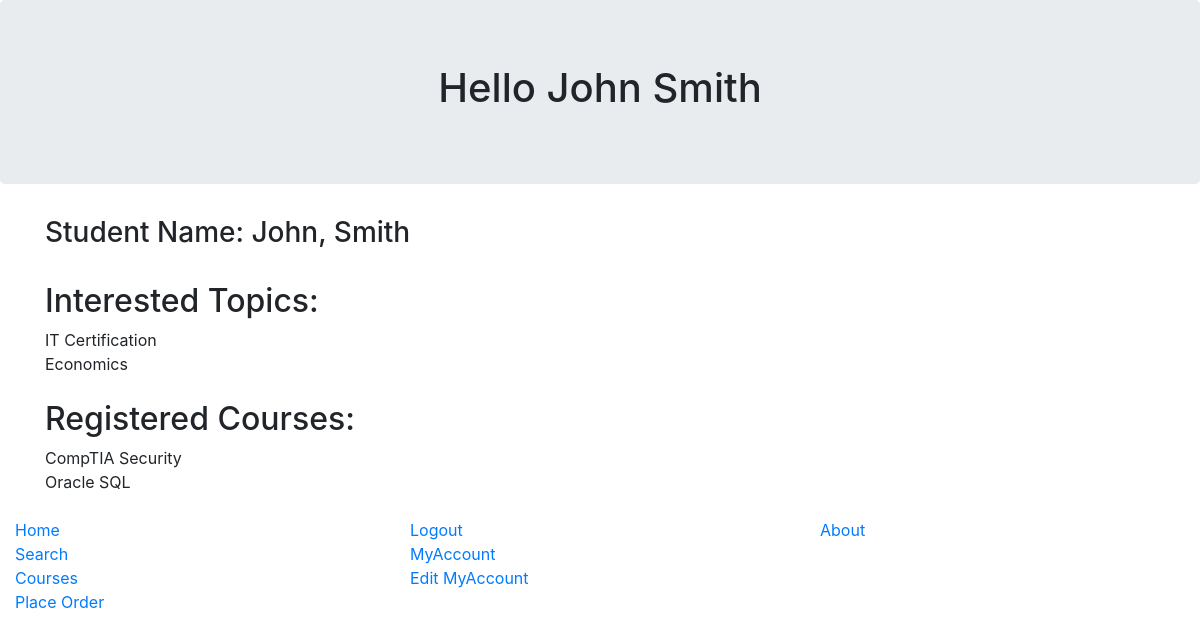
The app's page /myapp/myaccount/ (signed in) with its own data.
### polls/models.py (models this page shows, shortened)
class Topic(models.Model):
    name = models.CharField(max_length=200)
    length = models.BigIntegerField(default=12)

class Course(models.Model):
    title = models.CharField(max_length=200)
    topic = models.ForeignKey(Topic, related_name='courses', on_delete=models.CASCADE)
    price = models.DecimalField(max_digits=10, decimal_places=2)
    hours = models.BigIntegerField(default=0)
    for_everyone = models.BooleanField(default=True)
    description = models.TextField(blank=True)
    num_reviews = models.PositiveIntegerField(default=0)

### polls/views.py (the view)
# urls.py: path('myaccount/', views.myaccount, name='myaccount'),
@login_required
def myaccount(request):
    student = Student.objects.filter(username=request.user).first()
    return render(request, 'registration/myaccount.html', { 'student': student })

### templates/registration/myaccount.html (shortened to what this page needs)
{% extends 'base.html' %}
{% block body_block %}
    {% if student %}
        <div>
        <h3>Student Name: {{ user.first_name }}, {{ user.last_name }}</h3>
        <br>
            <h2>Interested Topics:</h2>
        <ul>
        {% for topic in student.interested_in.all %}
            <li>
                {{ topic.name }}
            </li>
        {% endfor %}
        </ul>
        <br>
        <h2>Registered Courses:</h2>
        <ul>
        {% for course in student.registered_courses.all %}
            <li>
                {{ course.title }}
            </li>
        {% endfor %}
        </ul>
        </div>
    {% else %}
        <div><p>You are not a registered student!</p></div>
    {% endif %}
{% endblock %}

### templates/base.html (shortened to what this page needs)
<!DOCTYPE html>
{% load static %}
<html>
<head>
<link rel="stylesheet" href="https://stackpath.bootstrapcdn.com/bootstrap/4.1.3/css/bootstrap.min.css">
<link rel="stylesheet" type="text/css" href="{%  static 'myapp/style.css' %}" />
</head>
<body>
    <div class="jumbotron text-center">
        <h1>
            {% block myhdg %}Hello
                {% if user.is_authenticated %}
                    {{ user.first_name }} {{ user.last_name }}
                {% else %}
                    Anonymous User
                {% endif %}
            {% endblock %}
        </h1>
    </div>
    <div class="container">
        {% block body_block %}*** {% endblock %}
    </div>
    <footer class="page-footer font-small blue pt-4">
        <div class="row">
        <div class="col-md-4">
            <div class="col-md-4"><a href = "{% url 'polls:index' %}">Home</a></div>
            <div class="col-md-4"><a href = "{% url 'polls:findcourses' %}">Search Courses</a></div>
            <div class="col-md-4"><a href="{% url 'polls:placeorder' %}">Place Order</a></div>
        </div>
        <div class="col-md-4">
            {% if user.is_authenticated %}
                <div><a href="{% url 'polls:user_logout' %}">Logout</a></div>
                <div><a href="{% url 'polls:myaccount' %}">MyAccount</a></div>
                <div><a href="{% url 'polls:edit_myaccount' %}">Edit MyAccount</a></div>
            {% else %}
                <div><a href="{% url 'polls:user_login' %}">Login</a></div>
                <div><a href="{% url 'polls:register' %}">Register</a></div>
            {% endif %}
        </div>
        <div class="col-md-4">
            <div><a href="{% url 'polls:about1' %}">About</a></div>
        </div>
    </div>
    </footer>
</body>
</html>

### static/myapp/style.css (style rules this page uses)
html, body { height: 100%; width: 100%; }
ul { list-style-type: none; margin: 0; padding: 0; overflow: hidden; }

### records on screen
Topic: name "IT Certification"
Topic: name "Economics"
Course: title "CompTIA Security"
Course: title "Oracle SQL"

### other values on screen
{{ user.first_name }} "John"
{{ user.last_name }} "Smith"
